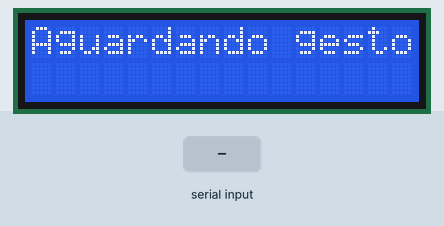
Recording of a sketch running on a simulated Arduino Uno, built with avr-gcc and run on an emulated ATmega328P. Parts: 16×2 character LCD. The test bench sets the inputs (shaded band).

Above: at 1.3 s.
1.4 s: "1" received over Serial
At 3.6 s:
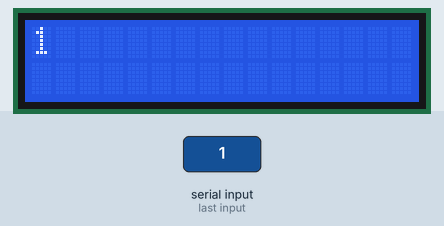
3.9 s: "0" received over Serial
At 5.8 s:
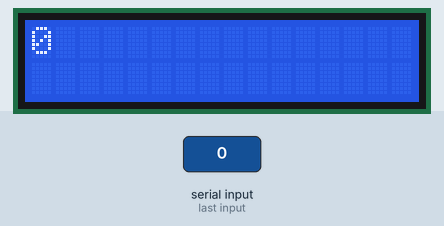
6.4 s: "2" received over Serial
At 8.8 s:
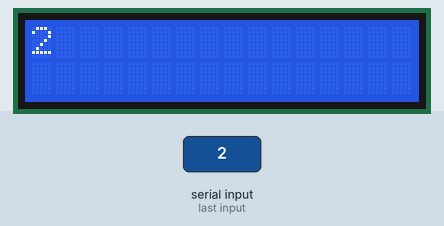
Timing chart, 0 to 10.3 s (numbered marks = the images above; inputs shaded):
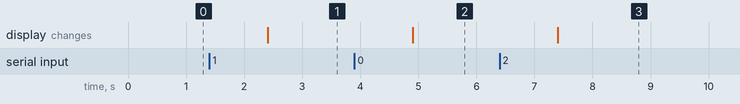

Measured:
- after the input at 1.4 s, the display: changes after 1.0 s (image 1)
- after the input at 3.9 s, the display: changes after 1.0 s (image 2)
- after the input at 6.4 s, the display: changes after 1.0 s (image 3)

The sketch:

scriptIno.ino
```cpp
#include <Wire.h>
#include <LiquidCrystal_I2C.h>


LiquidCrystal_I2C lcd(0x27, 16, 2);

void setup() {

  lcd.begin(16, 2);
  lcd.init();
  lcd.backlight();

  Serial.begin(9600);


  lcd.setCursor(0, 0);
  lcd.print("Aguardando gesto...");
}

void loop() {
  if (Serial.available() > 0) {

    String gesto = Serial.readString();


    lcd.clear();
    lcd.setCursor(0, 0);
    lcd.print(gesto);
  }
}
```
